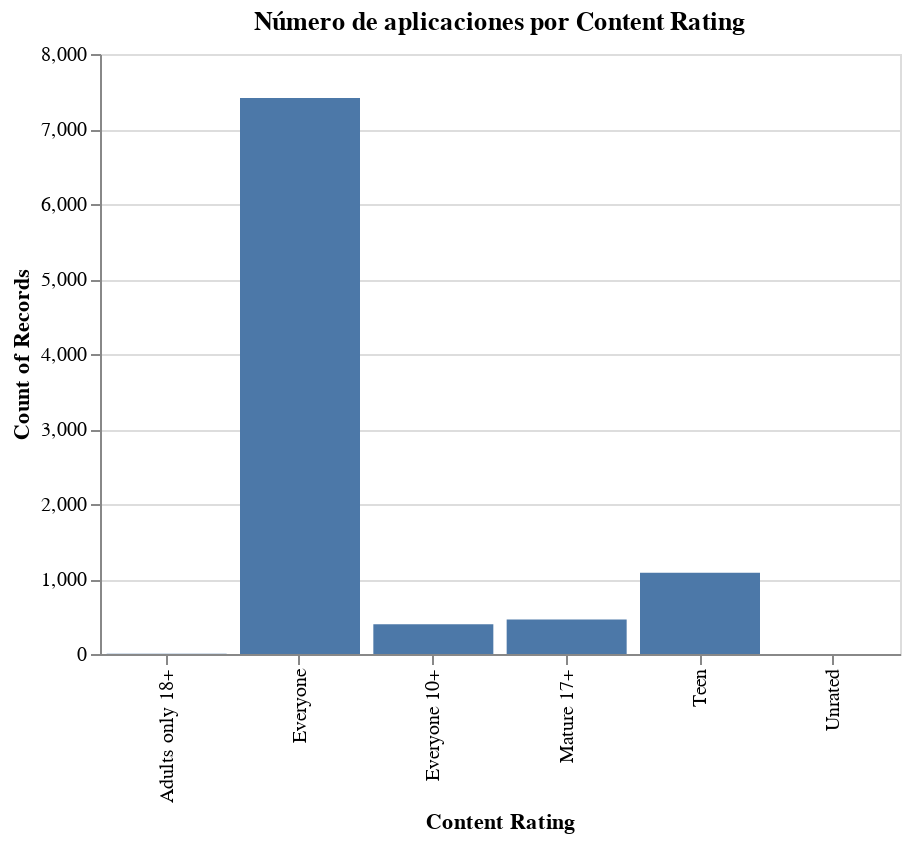

The code cell stored with this chart in its notebook:
### Markdown cell above
La variables **Content Rating** tiene 5 categorías, las cuales indica el público objetivo de cada aplicación. A continuación se realizará un grafico de barras para visualizar la cantidad de aplicaciones que hay por Clasificación de contenido.

### Code cell
alt.Chart(data).mark_bar().encode(
    y='count()',
    x='Content Rating:N',
    tooltip=['Content Rating:N', 'count()']
).properties(
    width=400,
    title='Número de aplicaciones por Content Rating'
)

### Figure 1 — Vega specification as saved in the notebook (floating-point values rounded to 4 significant figures)
{"$schema": "https://vega.github.io/schema/vega/v5.json", "data": [{"name": "source_0", "values": [{"Content Rating": "Everyone", "__count": 7414}, {"Content Rating": "Teen", "__count": 1084}, {"Content Rating": "Everyone 10+", "__count": 397}, {"Content Rating": "Mature 17+", "__count": 461}, {"Content Rating": "Adults only 18+", "__count": 3}, {"Content Rating": "Unrated", "__count": 1}]}, {"name": "source_0_x_domain_Content Rating", "values": [{"Content Rating": "Everyone"}, {"Content Rating": "Teen"}, {"Content Rating": "Everyone 10+"}, {"Content Rating": "Mature 17+"}, {"Content Rating": "Adults only 18+"}, {"Content Rating": "Unrated"}]}, {"name": "source_0_y_domain___count", "values": [{"min": 1, "max": 7414}]}], "marks": [{"type": "rect", "name": "marks", "from": {"data": "source_0"}, "encode": {"update": {"description": {"signal": "\"Content Rating: \" + (isValid(datum[\"Content Rating\"]) ? datum[\"Content Rating\"] : \"\"+datum[\"Content Rating\"]) + \"; Count of Records: \" + (format(datum[\"__count\"], \"\"))"}, "y": {"field": "__count", "scale": "y"}, "tooltip": {"signal": "{\"Content Rating\": isValid(datum[\"Content Rating\"]) ? datum[\"Content Rating\"] : \"\"+datum[\"Content Rating\"], \"Count of Records\": format(datum[\"__count\"], \"\")}"}, "fill": {"value": "#4c78a8"}, "ariaRoleDescription": {"value": "bar"}, "x": {"field": "Content Rating", "scale": "x"}, "width": {"signal": "max(0.25, bandwidth('x'))"}, "y2": {"value": 0, "scale": "y"}}}, "style": ["bar"]}], "scales": [{"name": "x", "type": "band", "domain": {"data": "source_0_x_domain_Content Rating", "field": "Content Rating", "sort": true}, "range": [0, {"signal": "width"}], "paddingOuter": 0.05, "paddingInner": 0.1}, {"name": "y", "type": "linear", "domain": [{"signal": "(data(\"source_0_y_domain___count\")[0] || {}).min"}, {"signal": "(data(\"source_0_y_domain___count\")[0] || {}).max"}], "range": [{"signal": "height"}, 0], "nice": true, "zero": true}], "axes": [{"scale": "y", "gridScale": "x", "tickCount": {"signal": "ceil(height/40)"}, "maxExtent": 0, "ticks": false, "domain": false, "orient": "left", "aria": false, "labels": false, "grid": true, "minExtent": 0, "zindex": 0}, {"scale": "x", "labelAlign": "right", "labelBaseline": "middle", "grid": false, "zindex": 0, "title": "Content Rating", "labelAngle": 270, "orient": "bottom"}, {"scale": "y", "labelOverlap": true, "orient": "left", "zindex": 0, "tickCount": {"signal": "ceil(height/40)"}, "title": "Count of Records", "grid": false}], "title": {"text": "Número de aplicaciones por Content Rating", "frame": "group"}, "padding": 5, "width": 400, "height": 300, "background": "white", "style": "cell"}
